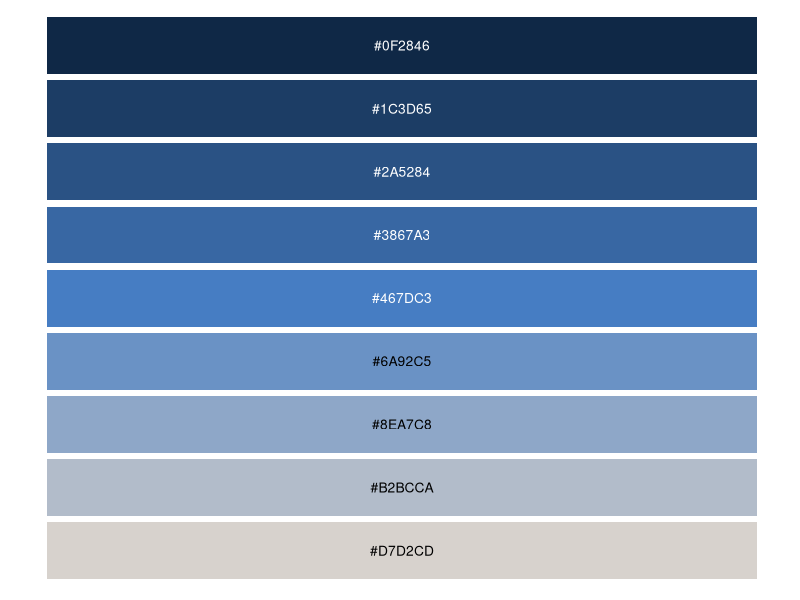
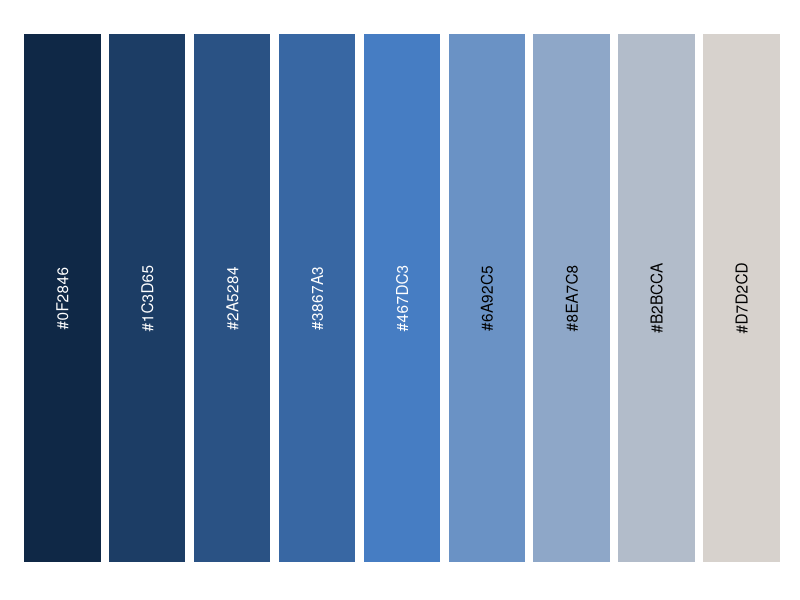
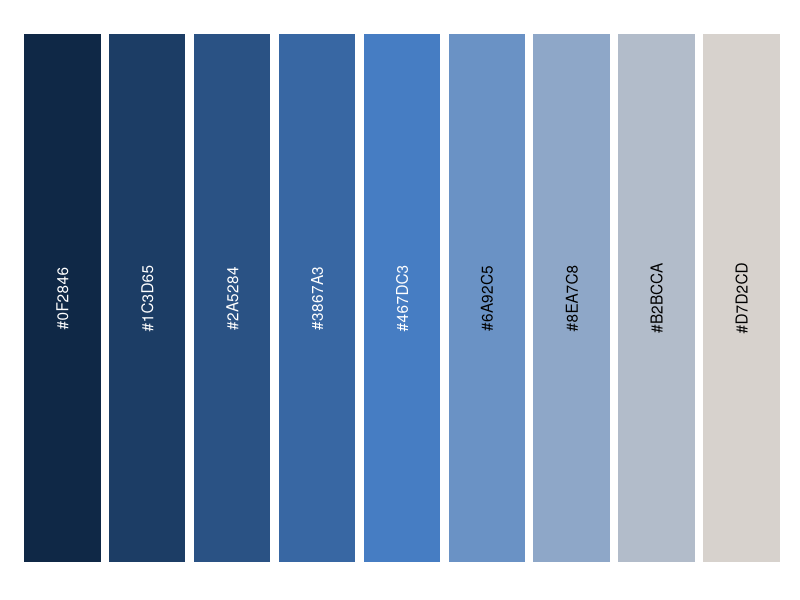
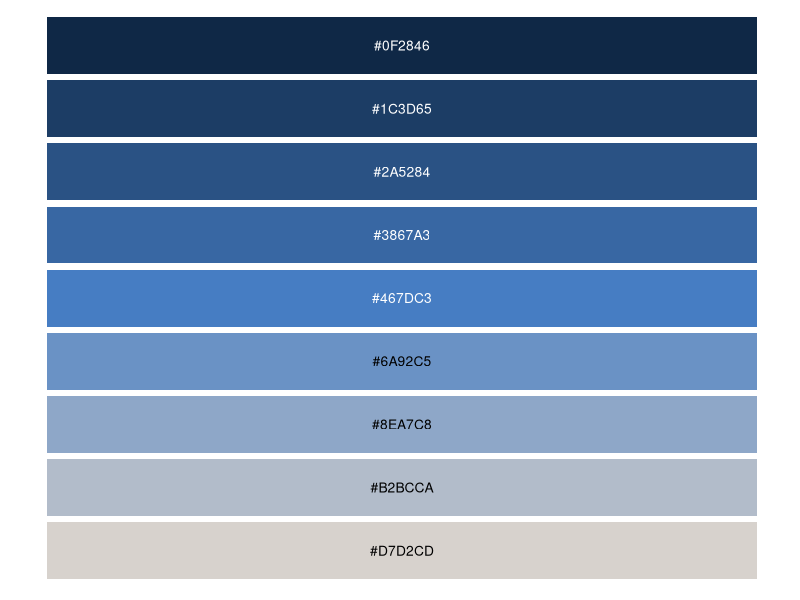
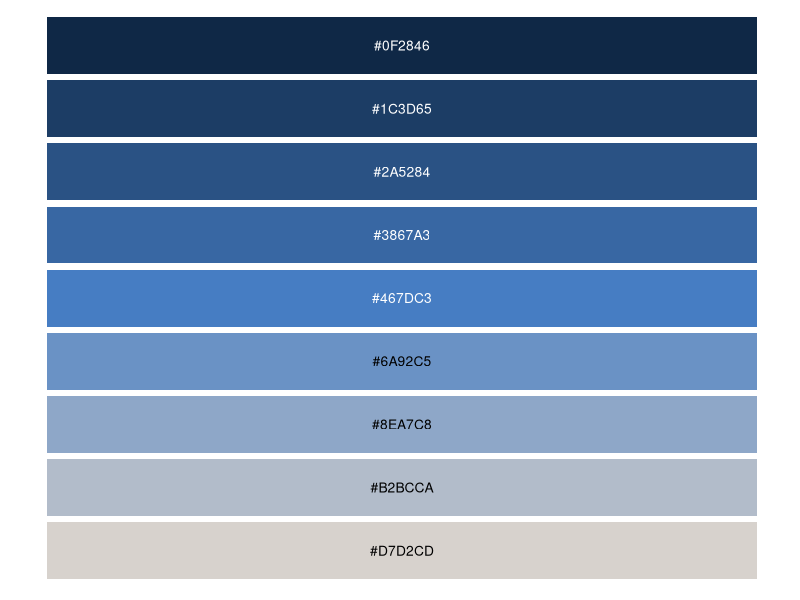

Write R code to recreate these figures, in order.
# Load the necessary packages
library(grDevices)
library(ggplot2)

# pallete name:
pallete_name = "paleta_BB_estilo"

# Define your base colors
base_colors <- c(
  
  "#0F2846",  # bb-estilo-azulS
  "#467DC3",  # bb-estilo-azulE
  "#D7D2CD"   # bb-estilo-areiaT

  )
  
  # "#FCFC30",  # bb-amarelo
  # "#3333BD",  # bb-azul-escuro
  # "#465EFF",  # bb-azul
  # "#735CC6",  # bb-roxo-escuro
  # "#BDB6FF",  # bb-roxo-claro
  # "#00EBD0",  # bb-verde-escuro
  # "#83FFEA",  # bb-verde-claro
  # "#FF6E91",  # bb-rosa-escuro
  # "#FFA7D3",  # bb-rosa-claro
  # "#54DCFC",  # bb-azul-claro
  # "#FFFFFF",  # branco
  # "#0F2846",  # bb-estilo-azulS
  # "#467DC3",  # bb-estilo-azulE
  # "#D7D2CD"   # bb-estilo-areiaT



l = length(base_colors) *3

# Create a function to generate a palette
generate_palette <- function(colors, l) {
  colorRampPalette(colors)(l)
}

# Create a function to calculate luminance
calculate_luminance <- function(color) {
  rgb <- col2rgb(color) / 255
  c <- c(0.299, 0.587, 0.114)
  sum(rgb * c)
}

# Generate the palette
palette <- generate_palette(base_colors, l)

# Determine label colors based on luminance
label_colors <- sapply(palette, function(color) {
  if (calculate_luminance(color) > 0.5) "black" else "white"
})

# Create a data frame for plotting
palette_df <- data.frame(
  Color = factor(seq_along(palette), labels = palette),
  Hex = palette,
  LabelColor = label_colors
)

# Create the vertical plot and assign it to a variable
p_x <- ggplot(palette_df, aes(x = Color, y = 1, fill = Hex)) +
  geom_tile(width = 0.9, height = 0.9) +
  scale_fill_identity() +
  theme_minimal() +
  theme(
    axis.text.y = element_blank(),
    axis.ticks.y = element_blank(),
    axis.text.x = element_blank(),
    panel.grid.major = element_blank(),
    panel.grid.minor = element_blank(),
    axis.title.x = element_blank(),  # Remove x-axis title
    axis.title.y = element_blank()   # Remove y-axis title
  ) +
  geom_text(aes(label = Hex, color = LabelColor), vjust = 0.5, hjust = 0.5, angle = 90) +
  scale_color_identity()

# Reverse the order of the palette and label colors for the p_y plot
palette_reversed <- rev(palette)
label_colors_reversed <- rev(label_colors)

# Create a data frame for the reversed palette
palette_df_reversed <- data.frame(
  Color = factor(seq_along(palette_reversed), labels = palette_reversed),
  Hex = palette_reversed,
  LabelColor = label_colors_reversed
)

# Create the horizontal plot with the reversed order and assign it to a variable
p_y <- ggplot(palette_df_reversed, aes(x = 1, y = Color, fill = Hex)) +
  geom_tile(width = 0.9, height = 0.9) +
  scale_fill_identity() +
  theme_minimal() +
  theme(
    axis.text.x = element_blank(),
    axis.ticks.x = element_blank(),
    axis.text.y = element_blank(),
    panel.grid.major = element_blank(),
    panel.grid.minor = element_blank(),
    axis.title.x = element_blank(),  # Remove x-axis title
    axis.title.y = element_blank()   # Remove y-axis title
  ) +
  geom_text(aes(label = Hex, color = LabelColor), 
            vjust = 0.5, hjust = 0.5, size = 3.5) +
  scale_color_identity()

width_p_x = 8
height_p_x = 4

width_p_y = 1
height_p_y = 8

# Save the vertical plot to a PNG file
ggsave(
  paste0(pallete_name, "_x.png"), 
  plot = p_x, width = width_p_x, height = height_p_x, units = "in")

# Save the vertical plot to a PDF file
ggsave(
  paste0(pallete_name, "_x.pdf"),
  plot = p_x, width = width_p_x, height = height_p_x, units = "in")

# Save the horizontal plot to a PNG file
ggsave(
  paste0(pallete_name, "_y.png"),
  plot = p_y, width = width_p_y, height = height_p_y, units = "in")

# Save the horizontal plot to a PDF file
ggsave(
  paste0(pallete_name, "_y.pdf"),
  plot = p_y, width = width_p_y, height = height_p_y, units = "in")

plot(p_y)
